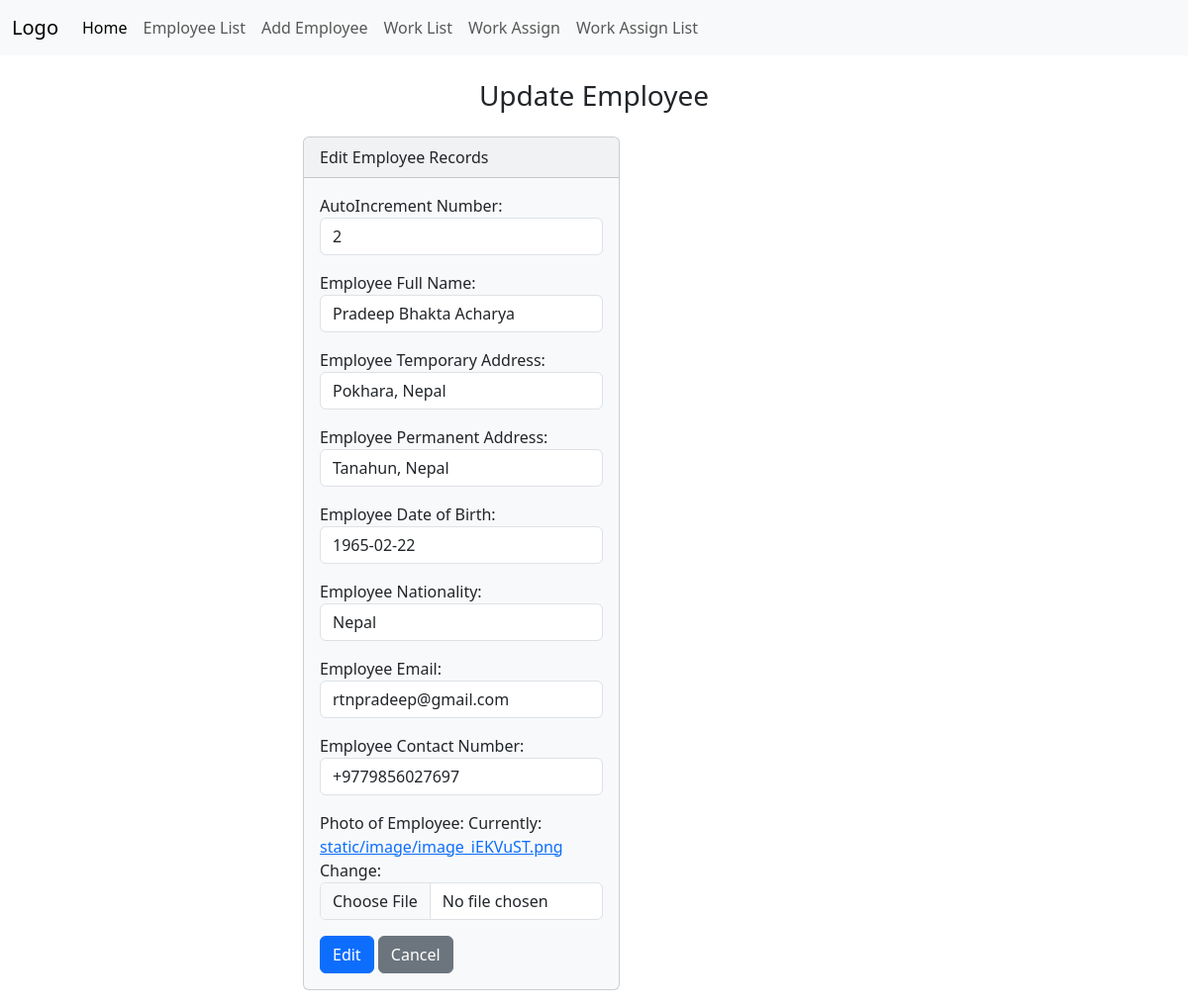
The page /employee_edit/2 on the database its author committed.
### agriculture/models.py (models this page shows)
class Employee(models.Model):
    emp_id = models.PositiveIntegerField()
    emp_name = models.CharField(max_length = 1000, default = 'default value')
    emp_address_temporary = models.CharField(max_length = 1000)
    emp_address_permanent = models.CharField(max_length = 1000)
    emp_date_of_birth = models.DateField(blank=True, null=True)
    emp_national = models.CharField(max_length = 1000, default = 'default_value')
    emp_email = models.EmailField(max_length = 1000)
    emp_contact_number = models.CharField(max_length=1000)
    emp_image = models.ImageField(upload_to='image/', default='blank-avatar-photo-icon-design-vector-30257190.jpg')

### agriculture/views.py (the view)
# urls.py: path('employee_edit/<int:id>', views.employee_edit, name='employee_edit'),
def employee_edit(request,id):
    if request.method == 'POST':
        employee = Employee.objects.get(pk = id)
        form = EmployeeForm(request.POST, request.FILES, instance=employee)
        if form.is_valid():
            form.save()
            return redirect('index')
    else:
        employee = Employee.objects.get(pk=id)
        form = EmployeeForm(instance=employee)
    return render(request, 'agriculture/employee/employee_edit.html', {'form': form})

### agriculture/templates/agriculture/employee/employee_edit.html (shortened to what this page needs)
{% extends 'base.html' %}
{% load static %}
{% block content %}
<h3 class="text-center m-4">Update Employee</h3>
    {% if success %}
    <div class="alert alert-success" role="alert">
        The new employee Updated successfully.
        <a href="{% url 'index' %}" class="alert-link">Go to Home Page</a>
    </div>
    {% else %}
    <div class="row justify-content-center">
        <div class="col-6">
            <div class="card bg-light mb-3" style="max-width: 20rem;">
                <div class="card-header">
                     Edit Employee Records
                </div>
                <div class="card-body">
                  <form action="" method="POST">
                    {{ form.as_p }}
                    <button type="submit" class="btn btn-primary">Edit</button>
                    <a href="{% url 'index' %}" class="btn btn-secondary">Cancel</a>
                  </form>
                </div>
            </div>
        </div>
    </div>
{% endif %}
{% endblock %}

### rows shown on the page
Employee: emp_id "2", emp_name "Pradeep Bhakta Acharya", emp_address_temporary "Pokhara, Nepal", emp_address_permanent "Tanahun, Nepal", emp_date_of_birth "1965-02-22", emp_national "Nepal", emp_email "rtnpradeep@gmail.com", emp_contact_number "+9779856027697"
